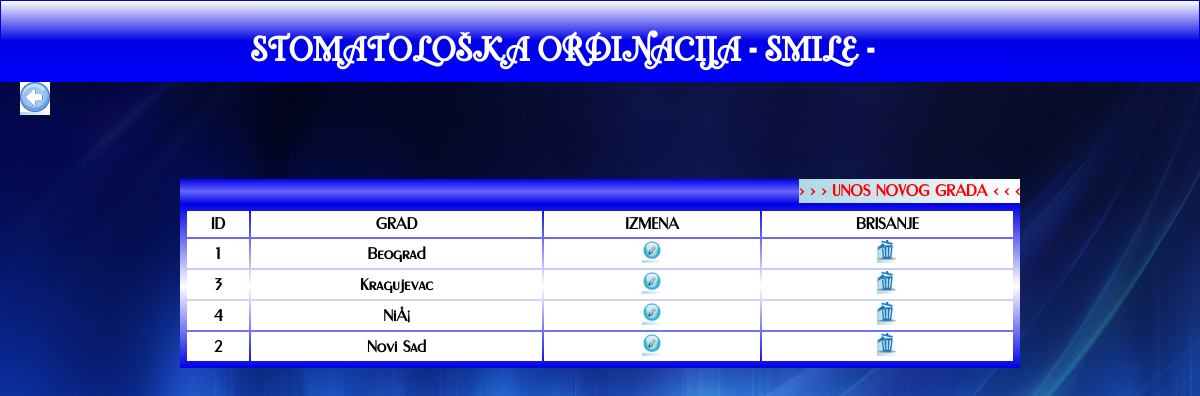
Page /zubarska_ordinacija/maticni/gradovi/pregled.php (signed in) on the committed database.
### tables this page shows
CREATE TABLE `grad` (
  `id` int(10) UNSIGNED NOT NULL,
  `naziv` varchar(30) NOT NULL
);

### zubarska_ordinacija/maticni/gradovi/pregled.php (the view, shortened to what this page needs)
<?php
include_once "../../inc/header.php";
require '../../inc/konekcija.php';
?>
		<a href="../../pocetna.php" class="nazad"><img src="../../img/back.jpg" width=30 height=30></a>
	</header>
	<main>
		<div class="filter">
			&nbsp; <a href="azuriranje.php?akcija=n" class="unos">> > > UNOS NOVOG GRADA < < < </a>
		</div>
		<table class="tabela" >
			<tr align="center">
				<td>ID</td>
				<td>GRAD</td>
				<td>IZMENA</td>
				<td>BRISANJE</td>
			</tr>
	<?php
			$sqlQuery = "SELECT * FROM grad ORDER BY naziv";
			$res = mysqli_query($conn, $sqlQuery);
			while($row = mysqli_fetch_assoc($res)){
	?>
			<tr align="center">
				<td><?=$row['id']?></td>
				<td><?=$row['naziv']?></td>
				<td><a href="azuriranje.php?akcija=i&id=<?=$row['id']?>"><img src="../../img/edit.jpg" width=20 height=20></a></td>
				<td><a href="azuriranje.php?akcija=b&id=<?=$row['id']?>" onClick="return potvrdiAkciju('Da li želite da obrišete grad <?=$row['naziv']?>?');"><img src="../../img/remove.png" width=20 height=20></a></td>
			</tr>
	<?php
		}
	?>
		</table>
	</main>
	</body>
	</html>

### zubarska_ordinacija/css/style.css (style rules this page uses)
body { font-family: FirstFont; font-size: 16px; line-height: 1.5; padding: 0; margin: 0; background-image: url(../img/background.jpg); background-size:cover; min-height:500px; }
a:link, a:visited { background: linear-gradient(to left,white ,lightblue ); color: red; font-weight:bold; text-decoration:none; }
.filter, .filterZ { height:25px; background: linear-gradient(to top,#0000e6, #6666ff, #0000e6 ); text-align:left; margin:auto; width:70%; font-weight:bold; margin-top:60px; color:white; }
.nazad { margin-left:20px; }
.tabela { width:70%; }
.tabela, .tabelaUnos { border-collapse: separate ; margin:auto; background: linear-gradient(to bottom ,#0000e6 , white,#0000e6 ); font-weight:bold; padding:5px; }
th,tr { background: white; }
.unos { float:right; }

### rows in the picture
grad: id "1", naziv "Beograd"
grad: id "3", naziv "Kragujevac"
grad: id "4", naziv "NiÅ¡"
grad: id "2", naziv "Novi Sad"
